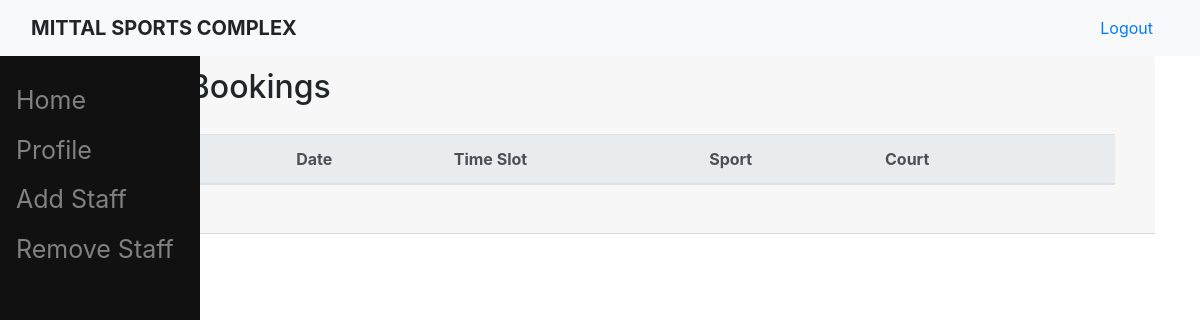
Page /member_bookings/ (signed in) on the earlier database version.
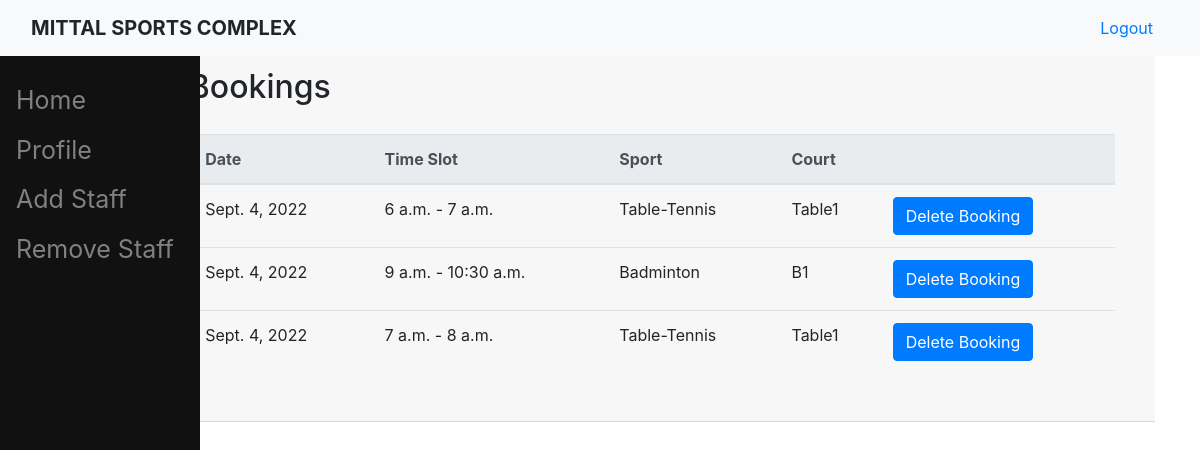
Same page on the later database version.
### sports/models.py (models this page shows, shortened)
class Booking(models.Model):
    time_slot = models.OneToOneField(Slot, on_delete=models.CASCADE)
    booked_by = models.ForeignKey(User, null = True, blank = True,on_delete=models.CASCADE)

class Slot(models.Model):
    start_time = models.TimeField(help_text = "(Time should be of format HH:MM from 00:00 to 23:59.)")
    end_time = models.TimeField(help_text = "(Time should be of format HH:MM from 00:00 to 23:59.)")
    date = models.DateField(default = date.today(),help_text = "(Date should be of format YYYY-MM-DD)")
    court = models.ForeignKey(Court,on_delete=models.CASCADE)
    message = models.CharField(max_length=200, null = True, blank = True)

class Court(models.Model):
    name = models.CharField(max_length=20, unique = True )
    sport = models.ForeignKey(Sport,on_delete=models.CASCADE)
    def __str__(self):
        return f'{self.name}'

class Sport(models.Model):
    name = models.CharField(max_length=20, unique = True , help_text = '(Please, use underscore(_) or hypen(-) in place of spaces.)')
    img_url = models.CharField(max_length=2083, verbose_name = 'Image', help_text = '(Copy-paste the sport-image url here)', default = 'https://uploads-ssl.webflow.com/617b224ba2374548fcc039ba/617b224ba237453ce1c0409b_hpfulq-1234-1024x512.jpg')
    def __str__(self):
        return f'{self.name}'

### sports/views.py (the view)
# urls.py: path('member_bookings/',s_views.member_bookings, name = 'member_bookings'),
@login_required
def member_bookings(request):
    bookings = Booking.objects.filter(booked_by = request.user)
    return render(request, 'sports/member_bookings.html', {'bookings':bookings})

### users/templatetags/auth_extras.py (called while the page is built)
@register.filter(name='has_attr')
def has_attr(user, attribute):
    return hasattr(user, attribute)

### sports/templates/sports/member_bookings.html
{% extends 'sports/base.html' %}
{% load crispy_forms_tags %}
{% block content %}
<div class="content-section">
    <div class="card-header">
        <h2>My Slot Bookings</h2>
        <div class="card-body">
            <div class="table-responsive">
                <table class = "table">
                    <thead class="thead-light">
                    <tr>
                        <th>Sr. No.</th>
                        <th>Date</th>
                        <th>Time Slot</th>
                        <th>Sport</th>
                        <th>Court</th>
                        <th> </th>
                    </tr>
                    </thead>
                    {% for booking in bookings %}
                    <tr>
                        <td>{{ forloop.counter }}</td>
                        <td>{{ booking.time_slot.date }}</td>
                        <td>{{ booking.time_slot.start_time }} - {{ booking.time_slot.end_time }}</td>
                        <td>{{ booking.time_slot.court.sport }}</td>
                        <td>{{ booking.time_slot.court }}</td>
                        <td><a href= "/delete_booking/{{ booking.id }}" class="btn btn-primary">Delete Booking</a></td>
                    {% endfor %}
                </table>
            </div>
        </div>
    </div>
</div>
{% endblock content %}

### sports/templates/sports/base.html (shortened to what this page needs)
{% load auth_extras %}
<!doctype html>
<html lang="en">
    <head>
        <link rel="stylesheet" href="https://cdn.jsdelivr.net/npm/bootstrap@4.0.0/dist/css/bootstrap.min.css">
    </head>
    <body>
        <nav class="navbar navbar-expand-lg bg-light">
            <div class="container-fluid">
                <a class="navbar-brand"><strong>MITTAL SPORTS COMPLEX</strong></a>
                <ul class="nav justify-content-end">
                    {% if user.is_authenticated %}
                    <li class="nav-item">
                        <a class="nav-link active" aria-current="page" href="{% url 'logout' %}">Logout</a>
                    </li>
                    {% endif %}
                </ul>
            </div>
        </nav>
        <main role="main" class="container">
            <div class="sidenav">
                <a  href="{% url 'home' %}">Home</a>
                {% if user.is_authenticated %}
                    <a href ="{% url 'profile' %}">Profile</a>
                    {% if request.user|has_attr:"staff" %}
                    <a href ="{% url 'all_bookings' %}">All Bookings</a>
                    <a href ="{% url 'add_sport' %}">Add Sport</a>
                    <a href ="{% url 'add_court' %}">Add Court</a>
                    <a href ="{% url 'add_equipment' %}">Add Equipment</a>
                    <a href ="{% url 'add_slot' %}">Add Slot</a>
                    {% elif request.user|has_attr:"member"%}
                    <a href ="{% url 'member_bookings' %}">My Bookings</a>
                    {% elif request.user|has_attr:"admin"%}
                    <a href ="{% url 'add_staff' %}">Add Staff</a>
                    <a href ="{% url 'remove_staff' %}">Remove Staff</a>
                    {% endif %}
                {% endif %}
            </div>
            <div class="row">
                <div class="col">
                    {% block content %}{% endblock content %}
                </div>
            </div>
        </main>
    </body>
</html>

### sports/templates/sports/base.html (style rules this page uses)
.sidenav { height:100%; width:200px; position: fixed; z-index:1; top:55x; left:0; background-color: #111; overflow-x:hidden; padding-top: 20px; text-align:left; }
.sidenav a { padding:6px 25px 6px 16px; text-decoration:none; font-size: 25px; color: #818181; display:block; }

Differences in the rows shown:
added Booking: time_slot "Sept. 4, 2022", time_slot.start_time "6 a.m.", time_slot.end_time "7 a.m.", time_slot.court.sport "Table-Tennis", time_slot.court "Table1"
added Booking: time_slot "Sept. 4, 2022", time_slot.start_time "9 a.m.", time_slot.end_time "10:30 a.m.", time_slot.court.sport "Badminton", time_slot.court "B1"
added Booking: time_slot "Sept. 4, 2022", time_slot.start_time "7 a.m.", time_slot.end_time "8 a.m.", time_slot.court.sport "Table-Tennis", time_slot.court "Table1"
